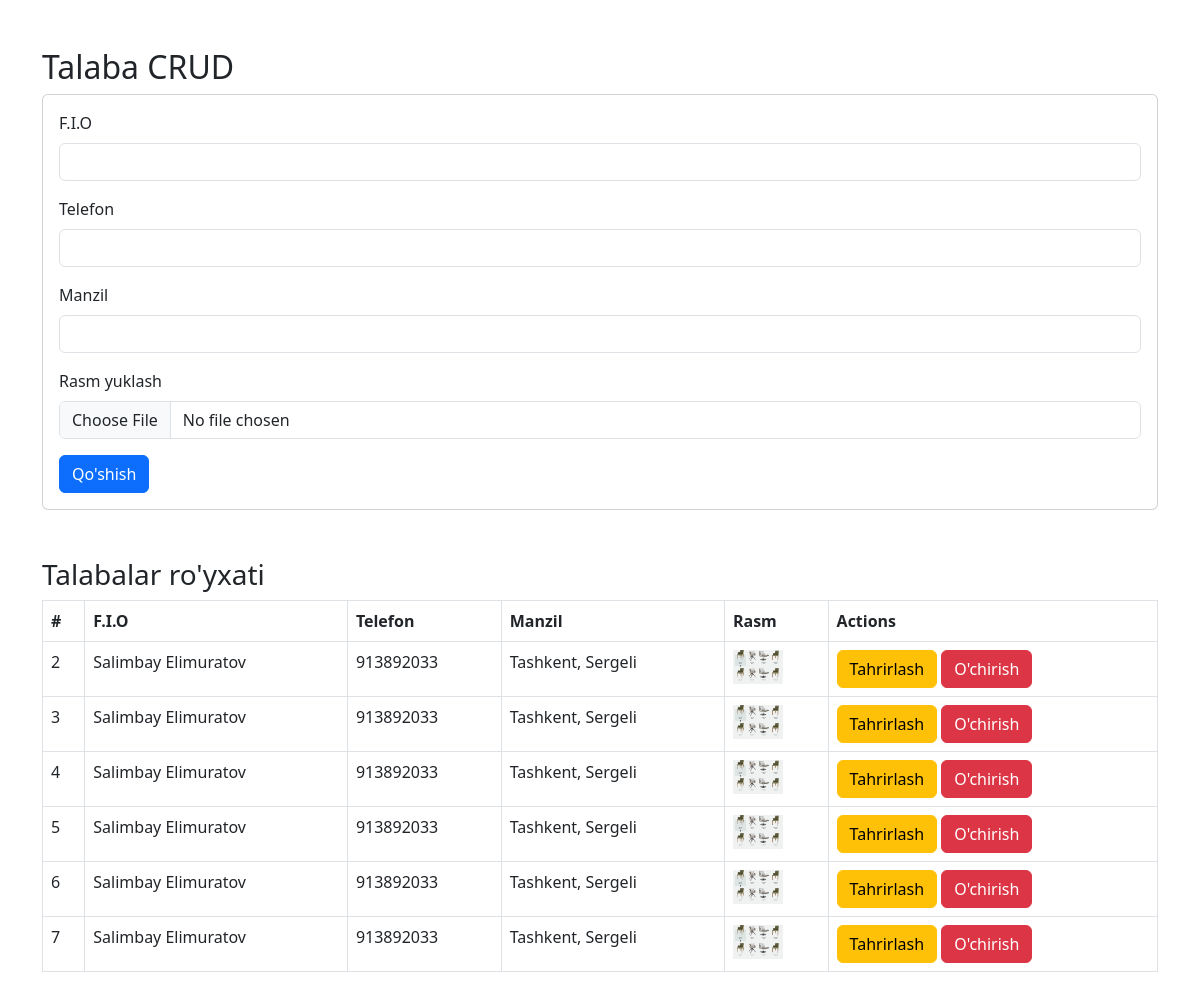
The page /oop_crud/index.php on the database its author committed.
### tables this page shows
CREATE TABLE `students` (
  `id` int(11) NOT NULL,
  `fio` varchar(255) NOT NULL,
  `tel` varchar(20) NOT NULL,
  `manzil` varchar(255) NOT NULL,
  `img` varchar(255) NOT NULL,
  `created_at` timestamp NOT NULL DEFAULT current_timestamp()
);

### oop_crud/db.php (called while the page is built, shortened)
<?php
class Database {
    private $host = "localhost";
    private $username = "root";
    private $password = "";
    private $dbname = "talaba_crud";
    public function __construct() {
        try {
            $this->conn = new PDO("mysql:host=$this->host;dbname=$this->dbname", $this->username, $this->password);
        } catch (PDOException $e) {
            echo "Connection failed: " . $e->getMessage();
        }
    }
}
?>

### oop_crud/student.php (called while the page is built, shortened)
<?php
include 'db.php';
class Student {
    private $conn;
    public function __construct() {
        $database = new Database();
        $this->conn = $database->conn;
    }
    public function read() {
        $sql = "SELECT * FROM students";
        $stmt = $this->conn->query($sql);
        return $stmt->fetchAll(PDO::FETCH_ASSOC);
    }
}
?>

### oop_crud/index.php (the view, shortened to what this page needs)
<?php
include 'Student.php';
$student = new Student();
$students = $student->read();
?>
<!DOCTYPE html>
<html lang="en">
<head>
    <link href="https://cdn.jsdelivr.net/npm/bootstrap@5.3.0-alpha1/dist/css/bootstrap.min.css" rel="stylesheet">
</head>
<body>
<div class="container mt-5">
    <h2>Talaba CRUD</h2>
    <div class="card">
        <div class="card-body">
            <form action="index.php" method="POST" enctype="multipart/form-data">
                <div class="mb-3">
                    <label for="fio" class="form-label">F.I.O</label>
                    <input type="text" class="form-control" name="fio" required>
                </div>
                <div class="mb-3">
                    <label for="tel" class="form-label">Telefon</label>
                    <input type="text" class="form-control" name="tel" required>
                </div>
                <div class="mb-3">
                    <label for="manzil" class="form-label">Manzil</label>
                    <input type="text" class="form-control" name="manzil" required>
                </div>
                <div class="mb-3">
                    <label for="img" class="form-label">Rasm yuklash</label>
                    <input type="file" class="form-control" name="img" required>
                </div>
                <button type="submit" class="btn btn-primary" name="add">Qo'shish</button>
            </form>
        </div>
    </div>
    <div class="mt-5">
        <h3>Talabalar ro'yxati</h3>
        <table class="table table-bordered">
            <thead>
                <tr>
                    <th>#</th>
                    <th>F.I.O</th>
                    <th>Telefon</th>
                    <th>Manzil</th>
                    <th>Rasm</th>
                    <th>Actions</th>
                </tr>
            </thead>
            <tbody>
                <?php foreach ($students as $student) : ?>
                    <tr>
                        <td><?= $student['id']; ?></td>
                        <td><?= $student['fio']; ?></td>
                        <td><?= $student['tel']; ?></td>
                        <td><?= $student['manzil']; ?></td>
                        <td><img src="uploads/<?= $student['img']; ?>" alt="" width="50"></td>
                        <td>
                            <a href="edit.php?id=<?= $student['id']; ?>" class="btn btn-warning">Tahrirlash</a>
                            <a href="delete.php?id=<?= $student['id']; ?>" class="btn btn-danger">O'chirish</a>
                        </td>
                    </tr>
                <?php endforeach; ?>
            </tbody>
        </table>
    </div>
</div>
</body>
</html>

### rows shown on the page
students: id "2", fio "Salimbay Elimuratov", tel "913892033", manzil "Tashkent, Sergeli", img (picture)
students: id "3", fio "Salimbay Elimuratov", tel "913892033", manzil "Tashkent, Sergeli", img (picture)
students: id "4", fio "Salimbay Elimuratov", tel "913892033", manzil "Tashkent, Sergeli", img (picture)
students: id "5", fio "Salimbay Elimuratov", tel "913892033", manzil "Tashkent, Sergeli", img (picture)
students: id "6", fio "Salimbay Elimuratov", tel "913892033", manzil "Tashkent, Sergeli", img (picture)
students: id "7", fio "Salimbay Elimuratov", tel "913892033", manzil "Tashkent, Sergeli", img (picture)
